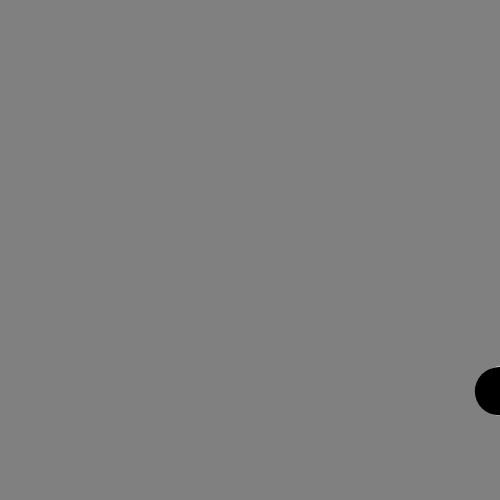
Frame 1 (no input)
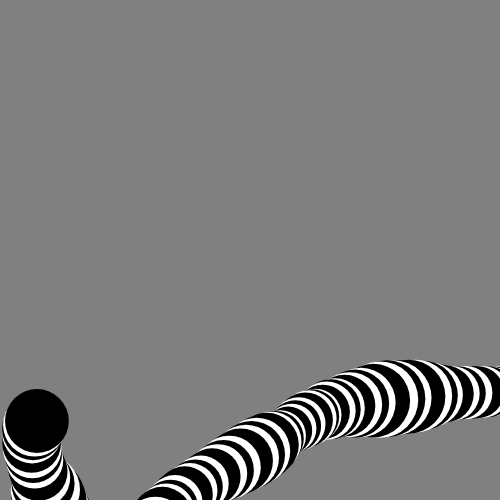
Frame 60 (no input)
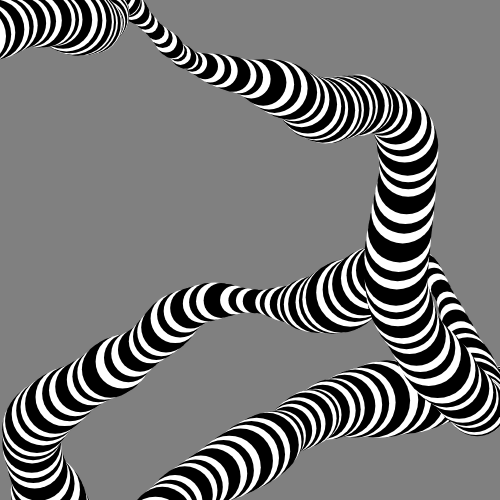
Frame 120 (the mouse pressed at the canvas centre since frame 60)

The p5.js sketch that drew these frames (run headless with seeded random() and noise() and a simulated clock; from frame 60 on, the mouse is pressed at the canvas centre):

// p5.js sketch
// ── sketch.js
var nx = 0,
    ny = 1000,
    nz = 2000,
    nInc = 0.005,
    nzInc = 0.05;

function setup() {
    createCanvas(500, 500);
    noStroke();
    background(128);
}

function draw() {
    var c = 0;
    
    for (var i = 0; i < 5; i++) {
        fill(c);
        c = 255 - c;

        var x = map(noise(nx), 0, 1, -width, width * 2);
        var y = map(noise(ny), 0, 1, -height, height * 2);
        var z = map(noise(nz), 0, 1, 0, 100);
        ellipse(x, y, z, z);
        nx += nInc;
        ny += nInc;
        nz += nzInc;
    }
}
